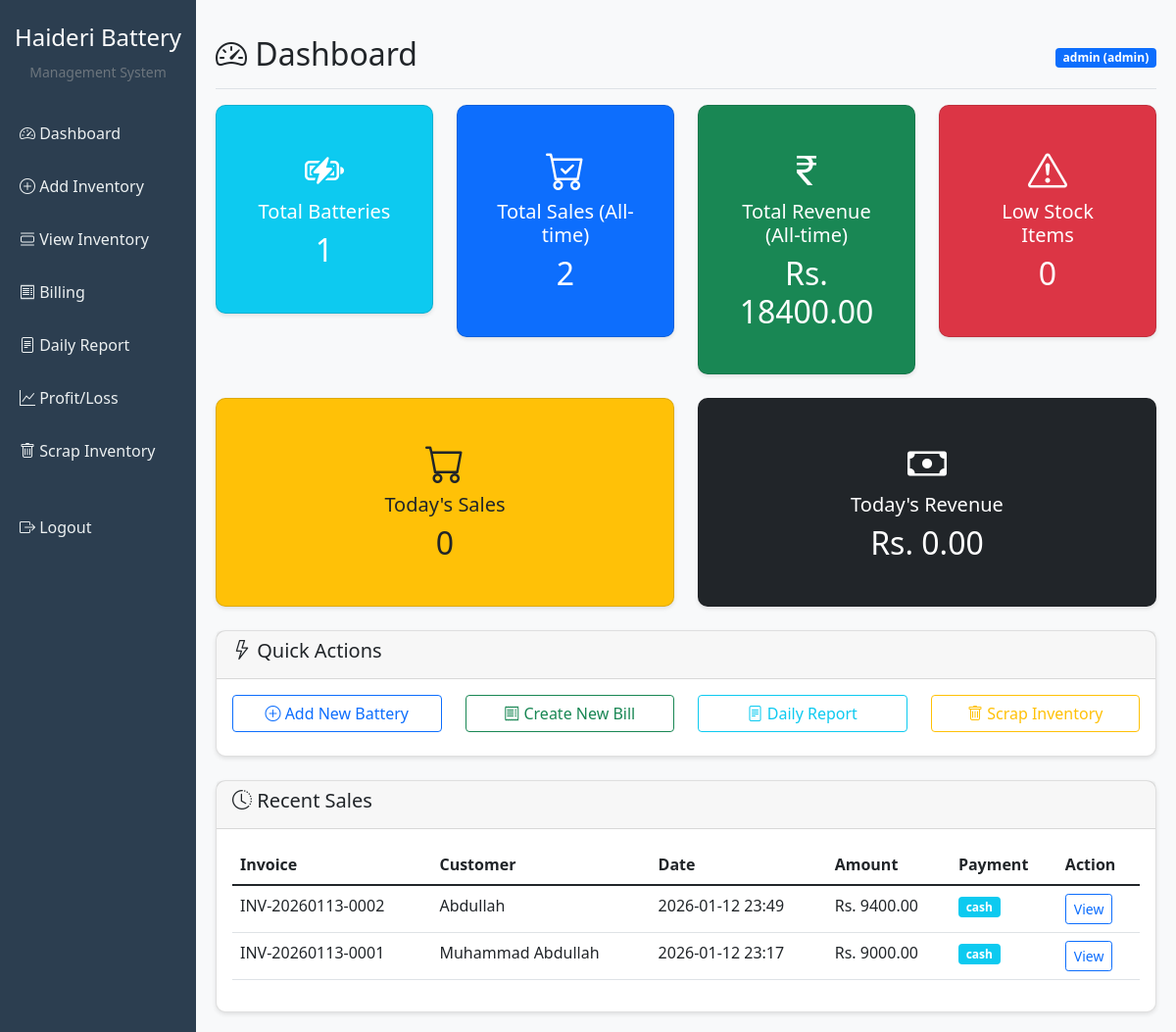
The page /dashboard (signed in) on the database its author committed.
### app.py (models this page shows)
class User(UserMixin, db.Model):
    id = db.Column(db.Integer, primary_key=True)
    username = db.Column(db.String(80), unique=True, nullable=False)
    password = db.Column(db.String(200), nullable=False)
    role = db.Column(db.String(20), default='user')
    created_at = db.Column(db.DateTime, default=datetime.utcnow)

class Sale(db.Model):
    id = db.Column(db.Integer, primary_key=True)
    invoice_number = db.Column(db.String(50), unique=True, nullable=False)
    customer_name = db.Column(db.String(200))
    customer_phone = db.Column(db.String(20))
    items = db.Column(db.Text)  # JSON string of items
    subtotal = db.Column(db.Float, nullable=False)
    discount = db.Column(db.Float, default=0)
    scrap_deduction = db.Column(db.Float, default=0)  # New column
    total = db.Column(db.Float, nullable=False)
    payment_method = db.Column(db.String(50))
    created_by = db.Column(db.String(100))
    created_at = db.Column(db.DateTime, default=datetime.utcnow)

### app.py (the view)
@app.route('/dashboard')
@login_required
def dashboard():
    total_batteries = Battery.query.count()
    today = datetime.now().date()
    today_sales = Sale.query.filter(
        db.func.date(Sale.created_at) == today
    ).all()
    total_sales_today = len(today_sales)
    today_revenue = sum(sale.total for sale in today_sales)
    all_sales = Sale.query.all()
    total_sales_all = len(all_sales)
    total_revenue_all = sum(sale.total for sale in all_sales)
    low_stock = Battery.query.filter(Battery.quantity < 5).count()
    recent_sales = Sale.query.order_by(Sale.id.desc()).limit(5).all()
    return render_template('dashboard.html',
                         total_batteries=total_batteries,
                         total_sales_today=total_sales_today,
                         today_revenue=today_revenue,
                         total_sales_all=total_sales_all,
                         total_revenue_all=total_revenue_all,
                         low_stock=low_stock,
                         recent_sales=recent_sales)

### app.py (called while the page is built)
@login_manager.user_loader
def load_user(user_id):
    return User.query.get(int(user_id))

### templates/dashboard.html (shortened to what this page needs)
{% extends "base.html" %}
{% block content %}
<div class="d-flex justify-content-between flex-wrap flex-md-nowrap align-items-center pt-3 pb-2 mb-3 border-bottom">
    <h1 class="h2"><i class="bi bi-speedometer2"></i> Dashboard</h1>
    <div class="btn-toolbar mb-2 mb-md-0">
        <span class="badge bg-primary">{{ current_user.username }} ({{ current_user.role }})</span>
    </div>
</div>
<div class="row mb-4">
    <div class="col-md-3">
        <div class="card stat-card bg-info text-white">
            <div class="card-body text-center">
                <i class="bi bi-battery-charging"></i>
                <h5>Total Batteries</h5>
                <h2>{{ total_batteries }}</h2>
            </div>
        </div>
    </div>
    <div class="col-md-3">
        <div class="card stat-card bg-primary text-white">
            <div class="card-body text-center">
                <i class="bi bi-cart-check"></i>
                <h5>Total Sales (All-time)</h5>
                <h2>{{ total_sales_all }}</h2>
            </div>
        </div>
    </div>
    <div class="col-md-3">
        <div class="card stat-card bg-success text-white">
            <div class="card-body text-center">
                <i class="bi bi-currency-rupee"></i>
                <h5>Total Revenue (All-time)</h5>
                <h2>Rs. {{ "%.2f"|format(total_revenue_all) }}</h2>
            </div>
        </div>
    </div>
    <div class="col-md-3">
        <div class="card stat-card bg-danger text-white">
            <div class="card-body text-center">
                <i class="bi bi-exclamation-triangle"></i>
                <h5>Low Stock Items</h5>
                <h2>{{ low_stock }}</h2>
            </div>
        </div>
    </div>
</div>
<div class="row mb-4">
    <div class="col-md-6">
        <div class="card stat-card bg-warning text-dark">
            <div class="card-body text-center">
                <i class="bi bi-cart"></i>
                <h5>Today's Sales</h5>
                <h2>{{ total_sales_today }}</h2>
            </div>
        </div>
    </div>
    <div class="col-md-6">
        <div class="card stat-card bg-dark text-white">
            <div class="card-body text-center">
                <i class="bi bi-cash"></i>
                <h5>Today's Revenue</h5>
                <h2>Rs. {{ "%.2f"|format(today_revenue) }}</h2>
            </div>
        </div>
    </div>
</div>
<div class="row mt-4">
    <div class="col-md-12">
        <div class="card">
            <div class="card-header"><h5><i class="bi bi-lightning"></i> Quick Actions</h5></div>
            <div class="card-body">
                <div class="row">
                    <div class="col-md-3">
                        <a href="{{ url_for('add_inventory') }}" class="btn btn-outline-primary w-100 mb-2">
                            <i class="bi bi-plus-circle"></i> Add New Battery
                        </a>
                    </div>
                    <div class="col-md-3">
                        <a href="{{ url_for('billing') }}" class="btn btn-outline-success w-100 mb-2">
                            <i class="bi bi-receipt"></i> Create New Bill
                        </a>
                    </div>
                    <div class="col-md-3">
                        <a href="{{ url_for('daily_report') }}" class="btn btn-outline-info w-100 mb-2">
                            <i class="bi bi-file-text"></i> Daily Report
                        </a>
                    </div>
                    <div class="col-md-3">
                        <a href="{{ url_for('scrap_inventory') }}" class="btn btn-outline-warning w-100 mb-2">
                            <i class="bi bi-trash"></i> Scrap Inventory
                        </a>
                    </div>
                </div>
            </div>
        </div>
    </div>
</div>
<div class="row mt-4">
    <div class="col-md-12">
        <div class="card">
            <div class="card-header"><h5><i class="bi bi-clock-history"></i> Recent Sales</h5></div>
            <div class="card-body">
                <div class="table-responsive">
                    <table class="table table-hover">
                        <thead>
                            <tr>
                                <th>Invoice</th>
                                <th>Customer</th>
                                <th>Date</th>
                                <th>Amount</th>
                                <th>Payment</th>
                                <th>Action</th>
                            </tr>
                        </thead>
                        <tbody>
                            {% for sale in recent_sales %}
                            <tr>
                                <td>{{ sale.invoice_number }}</td>
                                <td>{{ sale.customer_name }}</td>
                                <td>{{ sale.created_at.strftime('%Y-%m-%d %H:%M') }}</td>
                                <td>Rs. {{ "%.2f"|format(sale.total) }}</td>
                                <td><span class="badge bg-info">{{ sale.payment_method }}</span></td>
                                <td>
                                    <a href="{{ url_for('invoice', invoice_number=sale.invoice_number) }}" class="btn btn-sm btn-outline-primary">View</a>
                                </td>
                            </tr>
                            {% else %}
                            <tr><td colspan="6" class="text-center">No recent sales</td></tr>
                            {% endfor %}
                        </tbody>
                    </table>
                </div>
            </div>
        </div>
    </div>
</div>
{% endblock %}

### templates/base.html (shortened to what this page needs)
<!DOCTYPE html>
<html lang="en">
<head>
    <link href="https://cdn.jsdelivr.net/npm/bootstrap@5.1.3/dist/css/bootstrap.min.css" rel="stylesheet">
    <link rel="stylesheet" href="https://cdn.jsdelivr.net/npm/bootstrap-icons@1.8.1/font/bootstrap-icons.css">
</head>
<body>
    <div class="container-fluid">
        <div class="row">
            <div class="col-md-2 px-0 sidebar">
                <div class="text-center py-4">
                    <h4 class="text-white">Haideri Battery</h4>
                    <small class="text-muted">Management System</small>
                </div>
                <nav class="nav flex-column">
                    <a class="nav-link {% if request.endpoint == 'dashboard' %}active{% endif %}" href="{{ url_for('dashboard') }}"><i class="bi bi-speedometer2"></i> Dashboard</a>
                    <a class="nav-link {% if request.endpoint == 'add_inventory' %}active{% endif %}" href="{{ url_for('add_inventory') }}"><i class="bi bi-plus-circle"></i> Add Inventory</a>
                    <a class="nav-link {% if request.endpoint == 'view_inventory' %}active{% endif %}" href="{{ url_for('view_inventory') }}"><i class="bi bi-view-list"></i> View Inventory</a>
                    <a class="nav-link {% if request.endpoint == 'billing' %}active{% endif %}" href="{{ url_for('billing') }}"><i class="bi bi-receipt"></i> Billing</a>
                    <a class="nav-link {% if request.endpoint == 'daily_report' %}active{% endif %}" href="{{ url_for('daily_report') }}"><i class="bi bi-file-text"></i> Daily Report</a>
                    <a class="nav-link {% if request.endpoint == 'profit_loss' %}active{% endif %}" href="{{ url_for('profit_loss') }}"><i class="bi bi-graph-up"></i> Profit/Loss</a>
                    <a class="nav-link {% if request.endpoint == 'scrap_inventory' %}active{% endif %}" href="{{ url_for('scrap_inventory') }}"><i class="bi bi-trash"></i> Scrap Inventory</a>
                    <a class="nav-link" href="{{ url_for('logout') }}"><i class="bi bi-box-arrow-right"></i> Logout</a>
                </nav>
            </div>
            <div class="col-md-10 main-content">
                {% block content %}{% endblock %}
            </div>
        </div>
    </div>
</body>
</html>

### templates/base.html (style rules this page uses)
body { background-color: #f8f9fa; }
.sidebar { min-height: 100vh; background: #2c3e50; }
.sidebar .nav-link { color: #ecf0f1; padding: 15px 20px; }
.main-content { padding: 20px; }
.card { border-radius: 10px; box-shadow: 0 2px 4px rgba(0,0,0,0.1); }
.stat-card { text-align: center; padding: 20px; }
.stat-card i { font-size: 2.5rem; margin-bottom: 10px; }

### rows shown on the page
User: username "admin", role "admin"
Sale: invoice_number "INV-20260113-0002", customer_name "Abdullah", created_at "2026-01-12 23:49", total "9400.00", payment_method "cash"
Sale: invoice_number "INV-20260113-0001", customer_name "Muhammad Abdullah", created_at "2026-01-12 23:17", total "9000.00", payment_method "cash"

### other values the page prints
{{ total_batteries }} "1"
{{ total_sales_all }} "2"
{{ "%.2f"|format(total_revenue_all) }} "18400.00"
{{ low_stock }} "0"
{{ total_sales_today }} "0"
{{ "%.2f"|format(today_revenue) }} "0.00"
